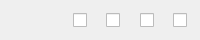
                <widget class="QWidget" name="widget" native="true">
                    <property name="minimumSize">
                        <size>
                            <width>0</width>
                            <height>40</height>
                        </size>
                    </property>
                    <property name="maximumSize">
                        <size>
                            <width>16777215</width>
                            <height>40</height>
                        </size>
                    </property>
                    <property name="font">
                        <font>
                            <family>微软雅黑</family>
                            <pointsize>10</pointsize>
                        </font>
                    </property>
                    <layout class="QHBoxLayout" name="horizontalLayout_5">
                        <property name="leftMargin">
                            <number>3</number>
                        </property>
                        <property name="topMargin">
                            <number>3</number>
                        </property>
                        <property name="rightMargin">
                            <number>3</number>
                        </property>
                        <property name="bottomMargin">
                            <number>3</number>
                        </property>
                        <item>
                            <layout class="QHBoxLayout" name="horizontalLayout_13" stretch="2,1,1,1,1">
                                <item alignment="Qt::AlignHCenter|Qt::AlignVCenter">
                                    <widget class="QLabel" name="label_student1">
                                        <property name="minimumSize">
                                            <size>
                                                <width>60</width>
                                                <height>0</height>
                                            </size>
                                        </property>
                                        <property name="font">
                                            <font>
                                                <family>微软雅黑</family>
                                                <pointsize>10</pointsize>
                                            </font>
                                        </property>
                                        <property name="text">
                                            <string/>
                                        </property>
                                    </widget>
                                </item>
                                <item alignment="Qt::AlignHCenter|Qt::AlignVCenter">
                                    <widget class="QCheckBox" name="checkBox_student1_sc_1">
                                        <property name="minimumSize">
                                            <size>
                                                <width>20</width>
                                                <height>20</height>
                                            </size>
                                        </property>
                                        <property name="font">
                                            <font>
                                                <family>微软雅黑</family>
                                                <pointsize>10</pointsize>
                                            </font>
                                        </property>
                                        <property name="text">
                                            <string/>
                                        </property>
                                        <property name="iconSize">
                                            <size>
                                                <width>20</width>
                                                <height>20</height>
                                            </size>
                                        </property>
                                    </widget>
                                </item>
                                <item alignment="Qt::AlignHCenter|Qt::AlignVCenter">
                                    <widget class="QCheckBox" name="checkBox_student1_sc_2">
                                        <property name="minimumSize">
                                            <size>
                                                <width>20</width>
                                                <height>20</height>
                                            </size>
                                        </property>
                                        <property name="font">
                                            <font>
                                                <family>微软雅黑</family>
                                                <pointsize>10</pointsize>
                                            </font>
                                        </property>
                                        <property name="text">
                                            <string/>
                                        </property>
                                    </widget>
                                </item>
                                <item alignment="Qt::AlignHCenter|Qt::AlignVCenter">
                                    <widget class="QCheckBox" name="checkBox_student1_sc_3">
                                        <property name="minimumSize">
                                            <size>
                                                <width>20</width>
                                                <height>20</height>
                                            </size>
                                        </property>
                                        <property name="font">
                                            <font>
                                                <family>微软雅黑</family>
                                                <pointsize>10</pointsize>
                                            </font>
                                        </property>
                                        <property name="text">
                                            <string/>
                                        </property>
                                    </widget>
                                </item>
                                <item alignment="Qt::AlignHCenter|Qt::AlignVCenter">
                                    <widget class="QCheckBox" name="checkBox_student1_sc_4">
                                        <property name="minimumSize">
                                            <size>
                                                <width>20</width>
                                                <height>20</height>
                                            </size>
                                        </property>
                                        <property name="font">
                                            <font>
                                                <family>微软雅黑</family>
                                                <pointsize>10</pointsize>
                                            </font>
                                        </property>
                                        <property name="text">
                                            <string/>
                                        </property>
                                    </widget>
                                </item>
                            </layout>
                        </item>
                    </layout>
                </widget>
